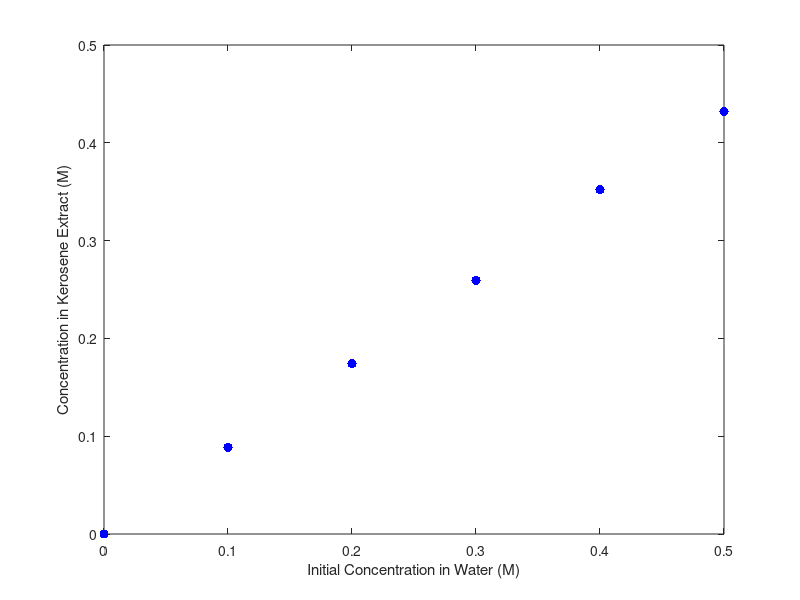

This figure's MATLAB source: (Note: this script raises an error after producing the figure.)
clc
clear

c_0 = [0.0, 0.1, 0.2, 0.3, 0.4, 0.5]; % (M)
v_tit = [
    0.4, 4.9, 9.0, 13.5, 18.0, 22.2;
    0.5, 4.6, 9.4, 13.3, 18.0, 22.0;
    0.5, 5.2, 9.1, 13.5, 18.2, 22.0;
]; % (mL)

v_avg = sum(v_tit(:, :)./3); % (mL)
v_std = std(v_tit(:, :)); % (mL)

c_a = (0.1 .* v_avg) ./ 5;
c_a = c_a - c_a(1);
c_e = (0.1 .* v_std) ./ 5;

% concentration extract vs. initial concentration in wawter
figure()
plot(c_0, c_a, '.b', 'MarkerSize', 20);
xlabel('Initial Concentration in Water (M)')
ylabel('Concentration in Kerosene Extract (M)')

% linear regression of previous graph
fitn = fitlm(table(c_0', c_a'), 'Var2 ~ Var1', 'Intercept', false);
figure()
plot(c_0, polyval([fitn.Coefficients.Estimate, 0], c_0), '-b')
xlabel('Initial Concentration in Water (M)')
ylabel('Concentration in Kerosene Extract (M)')
disp("Slope = " + fitn.Coefficients.Estimate)
disp("p-Value = " + fitn.Coefficients.pValue)

K_avg = sum(c_a(2:end) ./ c_0(2:end))/5;
K_std = std(c_a(2:end) ./ c_0(2:end));
disp("K = " + K_avg + " ± " + K_std)
